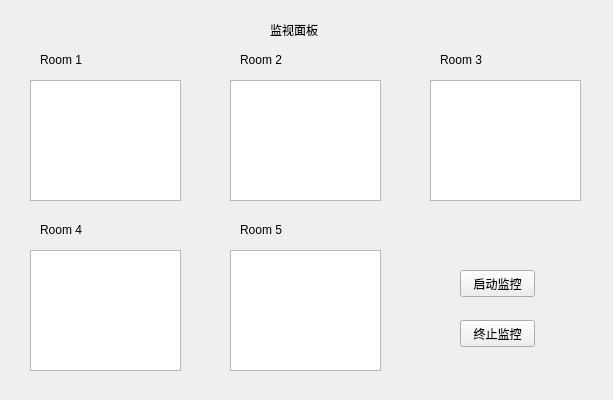
<?xml version="1.0" encoding="UTF-8"?>
<ui version="4.0">
 <class>Form</class>
 <widget class="QWidget" name="Form">
  <property name="geometry">
   <rect>
    <x>0</x>
    <y>0</y>
    <width>613</width>
    <height>400</height>
   </rect>
  </property>
  <property name="windowTitle">
   <string>Form</string>
  </property>
  <widget class="QLabel" name="label">
   <property name="geometry">
    <rect>
     <x>40</x>
     <y>50</y>
     <width>47</width>
     <height>19</height>
    </rect>
   </property>
   <property name="text">
    <string>Room 1</string>
   </property>
  </widget>
  <widget class="QTextEdit" name="textEdit">
   <property name="geometry">
    <rect>
     <x>30</x>
     <y>80</y>
     <width>151</width>
     <height>121</height>
    </rect>
   </property>
  </widget>
  <widget class="QLabel" name="label_2">
   <property name="geometry">
    <rect>
     <x>240</x>
     <y>50</y>
     <width>47</width>
     <height>19</height>
    </rect>
   </property>
   <property name="text">
    <string>Room 2</string>
   </property>
  </widget>
  <widget class="QTextEdit" name="textEdit_2">
   <property name="geometry">
    <rect>
     <x>230</x>
     <y>80</y>
     <width>151</width>
     <height>121</height>
    </rect>
   </property>
  </widget>
  <widget class="QLabel" name="label_3">
   <property name="geometry">
    <rect>
     <x>440</x>
     <y>50</y>
     <width>47</width>
     <height>19</height>
    </rect>
   </property>
   <property name="text">
    <string>Room 3</string>
   </property>
  </widget>
  <widget class="QTextEdit" name="textEdit_3">
   <property name="geometry">
    <rect>
     <x>430</x>
     <y>80</y>
     <width>151</width>
     <height>121</height>
    </rect>
   </property>
  </widget>
  <widget class="QLabel" name="label_4">
   <property name="geometry">
    <rect>
     <x>40</x>
     <y>220</y>
     <width>47</width>
     <height>19</height>
    </rect>
   </property>
   <property name="text">
    <string>Room 4</string>
   </property>
  </widget>
  <widget class="QTextEdit" name="textEdit_4">
   <property name="geometry">
    <rect>
     <x>30</x>
     <y>250</y>
     <width>151</width>
     <height>121</height>
    </rect>
   </property>
  </widget>
  <widget class="QLabel" name="label_5">
   <property name="geometry">
    <rect>
     <x>240</x>
     <y>220</y>
     <width>47</width>
     <height>19</height>
    </rect>
   </property>
   <property name="text">
    <string>Room 5</string>
   </property>
  </widget>
  <widget class="QTextEdit" name="textEdit_5">
   <property name="geometry">
    <rect>
     <x>230</x>
     <y>250</y>
     <width>151</width>
     <height>121</height>
    </rect>
   </property>
  </widget>
  <widget class="QPushButton" name="pushButton">
   <property name="geometry">
    <rect>
     <x>460</x>
     <y>270</y>
     <width>75</width>
     <height>27</height>
    </rect>
   </property>
   <property name="text">
    <string>启动监控</string>
   </property>
  </widget>
  <widget class="QPushButton" name="pushButton_2">
   <property name="geometry">
    <rect>
     <x>460</x>
     <y>320</y>
     <width>75</width>
     <height>27</height>
    </rect>
   </property>
   <property name="text">
    <string>终止监控</string>
   </property>
  </widget>
  <widget class="QLabel" name="label_6">
   <property name="geometry">
    <rect>
     <x>270</x>
     <y>20</y>
     <width>51</width>
     <height>19</height>
    </rect>
   </property>
   <property name="text">
    <string>监视面板</string>
   </property>
  </widget>
 </widget>
 <resources/>
 <connections/>
</ui>
